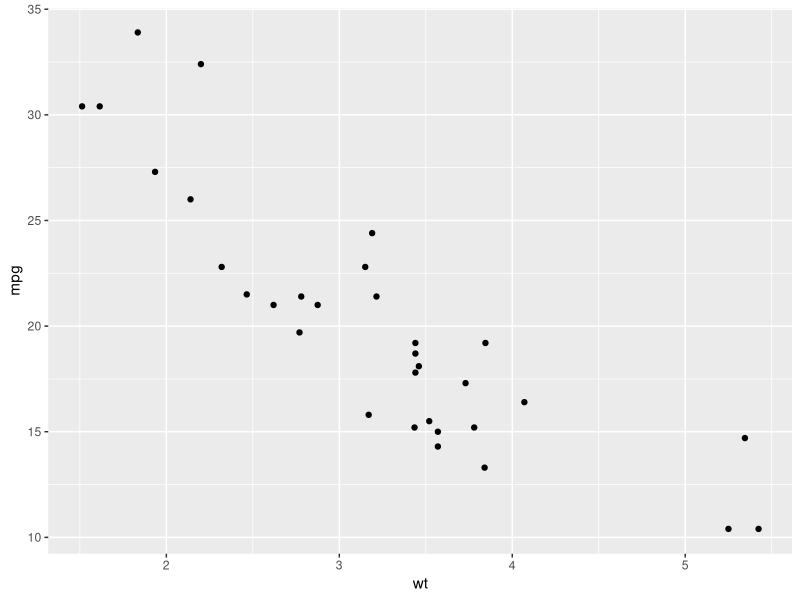
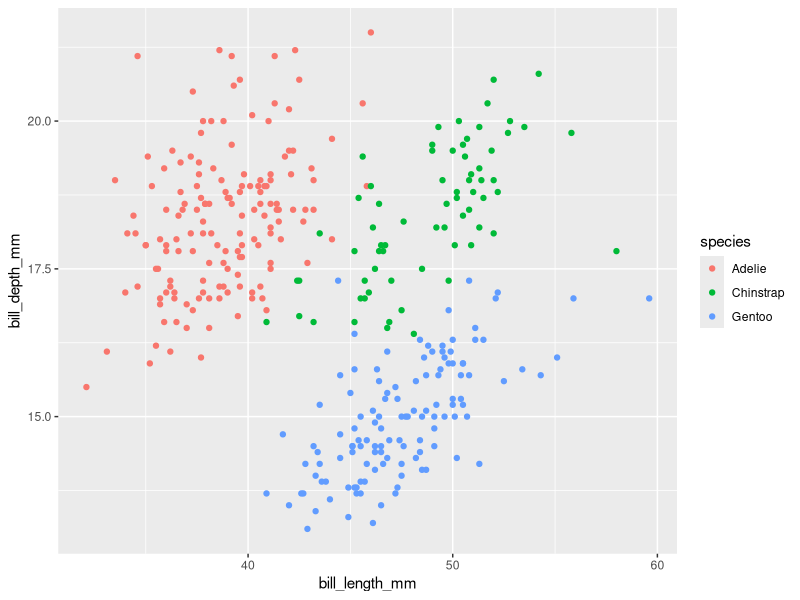

Generate these figures, in order, with R:
## ---- chunk 1
#| message: false
#| warning: false
#| echo: false

library(tidyverse)
library(palmerpenguins)
## ---- chunk 2
#| label: fig-carmiles
#| fig-cap: "car gas milage whatever"
#| code-link: true

ggplot(data = mtcars, aes(wt, mpg)) +
  geom_point()
## ---- chunk 3
#| label: fig-penguins
#| fig-cap: "this is my pengin plot"
#| column: margin

ggplot(penguins, aes(bill_length_mm, bill_depth_mm, color = species)) +
  geom_point()
